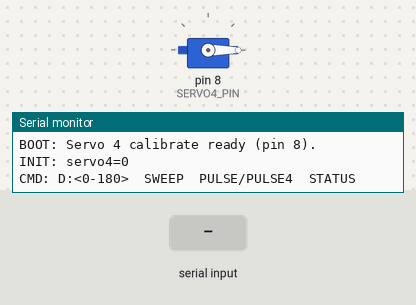
The sketch below on a simulated Arduino Uno, built with avr-gcc and run on an emulated ATmega328P. Shown: servo, the last lines printed to the serial monitor. The test bench sets the inputs (shaded band).

Above: at 1.5 s.
1.6 s: "SWEEP\n" received over Serial
At 3.05 s:
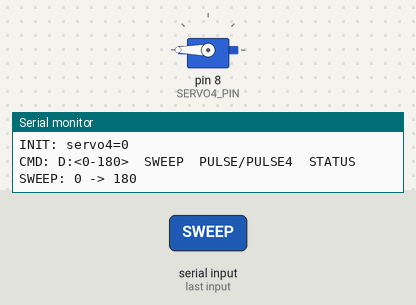
6.1 s: "D:90\n" received over Serial
At 7.3 s:
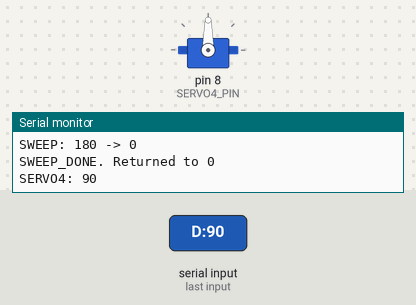
7.6 s: "D:,45\n" received over Serial
At 8.5 s:
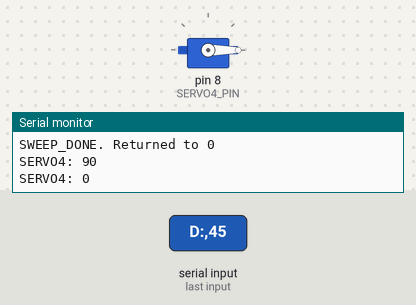
Timing chart, 0 to 10.1 s (numbered marks = the images above; inputs shaded):
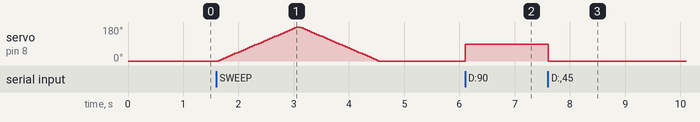

Measured:
- after the input at 1.6 s, servo on pin 8 (SERVO4_PIN): rises from 0° to 180° in 1.4 s, then falls to 0° in 1.5 s
- after the input at 6.1 s, servo on pin 8 (SERVO4_PIN): 0° → 90° at once
- after the input at 7.6 s, servo on pin 8 (SERVO4_PIN): 90° → 0° at once

The sketch:

servo4_calibrate.ino
```cpp
/*
 * Tomato Sorter v2.0 — Servo 4 Calibration Sketch
 *
 * Wiring:
 *   Servo 4 signal -> Arduino pin 8
 *
 * Serial protocol (9600 baud, newline-terminated):
 *   D:<deg>     move Servo 4 to angle (0-180)
 *   SWEEP       slow sweep of Servo 4
 *   PULSE/PULSE4 detach servo and toggle pin 8 HIGH/LOW for signal testing
 *   STATUS      report current angle
 */

#include <Servo.h>

const int  SERVO4_PIN = 8;
const long BAUD       = 9600;
const int  SERVO4_OPEN = 0;    // saved servo4_open

Servo servo4;

int s4Angle = SERVO4_OPEN;

void setup() {
  Serial.begin(BAUD);
  servo4.attach(SERVO4_PIN);
  servo4.write(s4Angle);
  delay(300);
  Serial.println("BOOT: Servo 4 calibrate ready (pin 8).");
  Serial.print("INIT: servo4=");
  Serial.println(s4Angle);
  Serial.println("CMD: D:<0-180>  SWEEP  PULSE/PULSE4  STATUS");
}

void moveServo4(int deg) {
  deg = constrain(deg, 0, 180);
  servo4.write(deg);
  s4Angle = deg;
  Serial.print("SERVO4: ");
  Serial.println(deg);
}

void sweepServo4() {
  Serial.println("SWEEP: 0 -> 180");
  for (int a = 0; a <= 180; a += 5) {
    servo4.write(a);
    delay(40);
  }
  Serial.println("SWEEP: 180 -> 0");
  for (int a = 180; a >= 0; a -= 5) {
    servo4.write(a);
    delay(40);
  }
  servo4.write(s4Angle);
  Serial.print("SWEEP_DONE. Returned to ");
  Serial.println(s4Angle);
}

void pulsePin6() {
  Serial.println("PULSE: pin 8 HIGH/LOW x10");
  servo4.detach();
  pinMode(SERVO4_PIN, OUTPUT);
  for (int i = 0; i < 10; i++) {
    digitalWrite(SERVO4_PIN, HIGH);
    delay(250);
    digitalWrite(SERVO4_PIN, LOW);
    delay(250);
  }
  servo4.attach(SERVO4_PIN);
  servo4.write(s4Angle);
  Serial.println("PULSE_DONE");
}

void loop() {
  if (!Serial.available()) return;

  String cmd = Serial.readStringUntil('\n');
  cmd.trim();
  if (cmd.length() == 0) return;

  if (cmd.startsWith("D:")) {
    moveServo4(cmd.substring(2).toInt());
  } else if (cmd == "SWEEP") {
    sweepServo4();
  } else if (cmd == "PULSE" || cmd == "PULSE4") {
    pulsePin6();
  } else if (cmd == "STATUS") {
    Serial.print("STATUS: servo4=");
    Serial.println(s4Angle);
  } else {
    Serial.print("UNKNOWN: ");
    Serial.println(cmd);
  }
}
```
